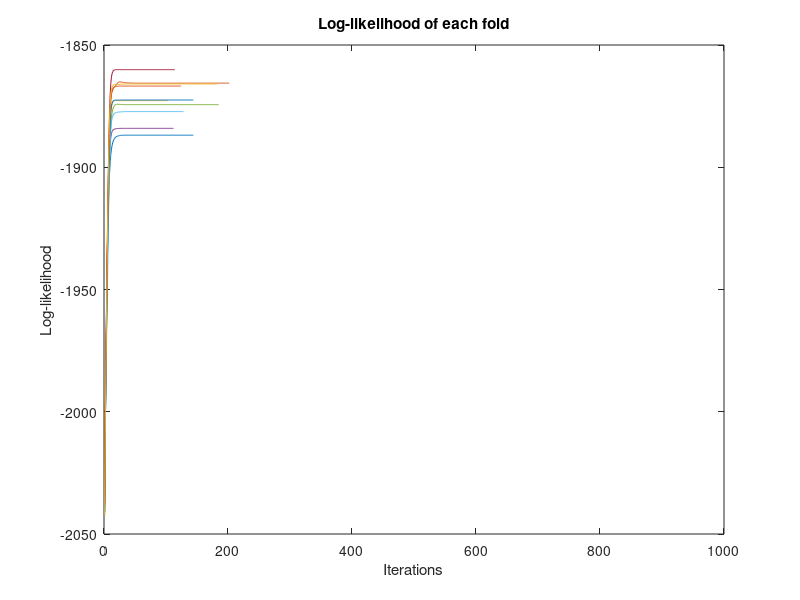
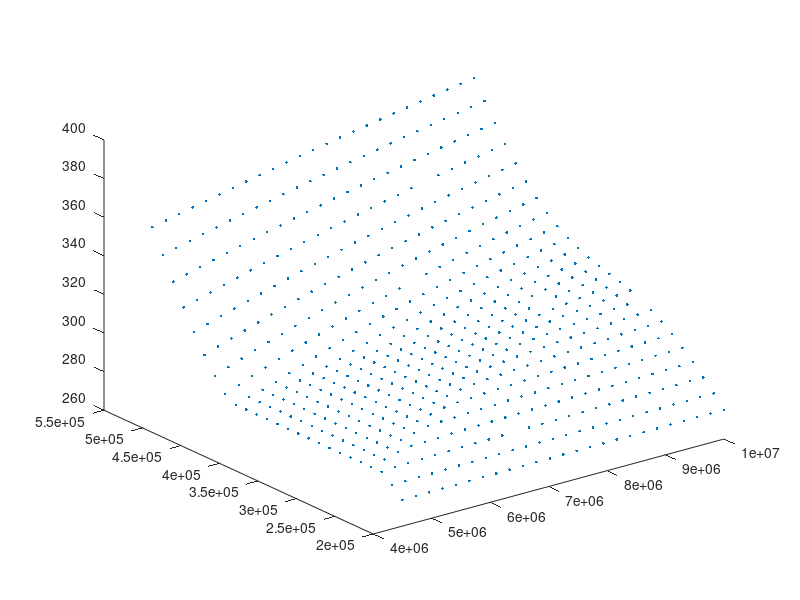

Write the MATLAB code that produced these figures, in order. (Note: this script raises an error after producing the figures.)
clear all
close all

%% Load data
faultswitch = 0;
dataswitch = 1;
if dataswitch
    %     load clusterdata2d
    load phT
    if faultswitch
        data = faultystates;
    else
        data = normalstates;
    end
    %     data = (data - mean(data))/cov(data);
else
    load faithful
    data = X;
%     data = (data - mean(data))/cov(data);
end
[N,D] = size(data);
idx = randperm(N);
data = data(idx,:);
data = data(1:N-rem(N,10),:); % To make data divisible by folds
if dataswitch
    nfolds = 10;
else
    nfolds = 5;
end
[N,D] = size(data);
N_test = N/nfolds;
N_train = (nfolds-1) * N_test;



%% Initialize parameters
K = N_train; % try with different parameters
pi_k = 1/K;
% Let mu_k be defined by kernel density estimation
%mu = data1;
% Let Sigma_k be the identity matrix:
initializations = 10;
Sigma_init = cell(initializations,1);
data_init = cell(initializations,1);
for init = 1:initializations
    data_init{init} = data;
    idx = randperm(N);
    data_init{init} = data_init{init}(idx,:);
    Sigma_init{init} = cov(data)*(eye(D) + 5*randn(D,D));
    Sigma_init{init} = Sigma_init{init} * Sigma_init{init}';
end
max_iter = 1000; 
% Log likelihood
LL = NaN(max_iter,initializations);

%% Loop until you're happy
% r = zeros(N_test,K);
% Sigma = eye(D);
% Sigmas = zeros(2,2,nfolds);
% log_likelihood = zeros(nfolds, 1);
% CV = cvpartition(N, 'kfold',nfolds);
% tic
% for iter = 1:max_iter
%     fprintf('Iteration: %d\n', iter);
%     %% Compute responsibilities
%     for fold = 1:nfolds
%         R = chol(Sigma,'upper');
%         gain = 1/((2*pi)^(D/2)*det(R))/N_train;
%         mu = data(CV.training(fold),:);
%         data2 = data(CV.test(fold),:);
%         for k = 1:K
%             m = (data2 - mu(k,:))/R;
%             r(:,k) = gain*exp(-0.5*sum(m.*m,2));
%         end
%         rn = r./sum(r,2);
%         %% Update parameters
%         Sigma_sum = zeros(2,2);
%         for k = 1:K
%             Sigma_sum = Sigma_sum + ((rn(:,k).*(data2-mu(k,:)))'*(data2-mu(k,:)));
%         end
%         Sigmas(:,:,fold) = 1/N_test*Sigma_sum;
%         
%         %% Compute log-likelihood of data
%         %log_likelihood(fold) = sum(log(sum(r,2)),1);
%         tmp_var = zeros(N_test, N_train);
%         for k = 1:K
%             tmp_var(:,k) = tmp_var(:,k)  + mvnpdf(data2, mu(k,:), Sigmas(:,:,fold)) * pi_k;
%         end
%         log_likelihood(fold) = sum(log(sum(tmp_var,2)),1);
%     end
%     % Extract the maximum likelihood sigma of the 10 folds
%     [maxLL, maxIdx] = max(log_likelihood);
%     LL(iter) = maxLL;
%     
%     % Put the MLE of sigma
%     Sigma = Sigmas(:,:,maxIdx);
%     log_likelihood = zeros(nfolds,1);
%     % End...
%     if iter > 5
%         if norm(pdist(LL(iter-4:iter)'),'inf') < 1e-12 % diff is faster!!
%             break;
%         end
%     end
% end % for
% toc
% Sigma
r_vector = zeros(N_test,K,nfolds);
Sigmas = zeros(D,D,nfolds);
log_likelihood = zeros(nfolds, 1);
maxIdx = 1;
tic
% Preparation of data
delta_x_ver3 = cell(nfolds,1);
for init = 1:initializations
    fprintf('Initialization iteration: %d\n', init);
    % Start from different initializations
    Sigma = Sigma_init{init};
    data = data_init{init};
    R = chol(Sigma,'upper');
    gain = 1/((2*pi)^(D/2)*det(R))/N_train;
    % Calculation of distances in advance
    delta_data = repmat(data,1,N);
    for it = 1:N
        delta_data(:,(it-1)*D+1:it*D) =...
            delta_data(:,(it-1)*D+1:it*D) - data(it,:);
    end
    for fold = 1:nfolds
        delta_x_ver1 = [delta_data((fold-1)*N_test+1:fold*N_test,1:(fold-1)*N_test*D)...
            delta_data((fold-1)*N_test+1:fold*N_test,fold*N_test*D+1:end)];
        delta_x_ver2 = zeros(size(delta_x_ver1));
        for iter2 = 1:D
            delta_x_ver2(:,(iter2-1)*N_train+1:iter2*N_train) = delta_x_ver1(:,iter2:D:end);
        end
        delta_x_ver3{fold} = reshape(delta_x_ver2,N_train*N_test,D);
        m = delta_x_ver3{fold}/R;
        r_vector(:,:,fold) = reshape(gain*exp(-0.5*sum(m.*m,2)),N_test,N_train);
    end
    for iter = 1:max_iter
        if rem(iter,100) == 0
            fprintf('Iteration: %d\n', iter);
        end
        %% Compute responsibilities
        for fold = 1:nfolds
            rn = r_vector(:,:,maxIdx)./sum(r_vector(:,:,maxIdx),2);
            %% Update parameters
            Sigmas(:,:,fold) = 1/N_test*((reshape(rn,N_train*N_test,1).*delta_x_ver3{fold})'*delta_x_ver3{fold});
            %% Compute log-likelihood of data
            R = chol(Sigmas(:,:,fold),'upper');
            gain = 1/((2*pi)^(D/2)*det(R))/N_train;
            m = delta_x_ver3{fold}/R;
            r = reshape(-0.5*sum(m.*m,2),N_test,N_train);
            lnC = -max(r); % This is not the recommended way
            r_vector(:,:,fold) = gain*exp(r + lnC);
            log_likelihood(fold) = sum(log(sum(r_vector(:,:,fold),2)),1);
        end
        % Extract the maximum likelihood sigma of the 10 folds
        [maxLL, maxIdx] = max(log_likelihood);
        LL(iter,init) = maxLL;
        
        % Put the MLE of sigma
        Sigma = Sigmas(:,:,maxIdx);
        % End...
        if iter > 5
            if norm(pdist(LL(iter-4:iter,init)),'inf') < 1e-12 % diff is faster!!
                break;
            end
        end
    end % for EM iterations
    LL(end,init) = maxLL;
    Sigma_init{init} = Sigma;
end % for initilizations
[maxLL, maxIdx] = max(LL(end,:));
Sigma = Sigma_init{maxIdx};
toc
%% Plot log-likelihood -- did we converge?
figure(1)
plot(LL);
xlabel('Iterations'); ylabel('Log-likelihood');
title('Log-likelihood of each fold')

%% Plot data
figure(2);
if (D == 2)
    plot(data(:, 1), data(:, 2), '.');
elseif (D == 3)
    plot3(data(:, 1), data(:, 2), data(:, 3), '.');
end % if
hold on
for it = 1:N
    plot_normal(data(it,:), Sigma);
end % for
hold off

%% Plot distribution
if (D ==2)
    figure(3)
    gm = gmdistribution(data,Sigma);
    if dataswitch
        fsurf(@(x,y)reshape(pdf(gm,[x(:),y(:)]),size(x)),[-2 2 -2 2])
    else
        fsurf(@(x,y)reshape(pdf(gm,[x(:),y(:)]),size(x)),[-1 5.5 -20 100])
    end
end
